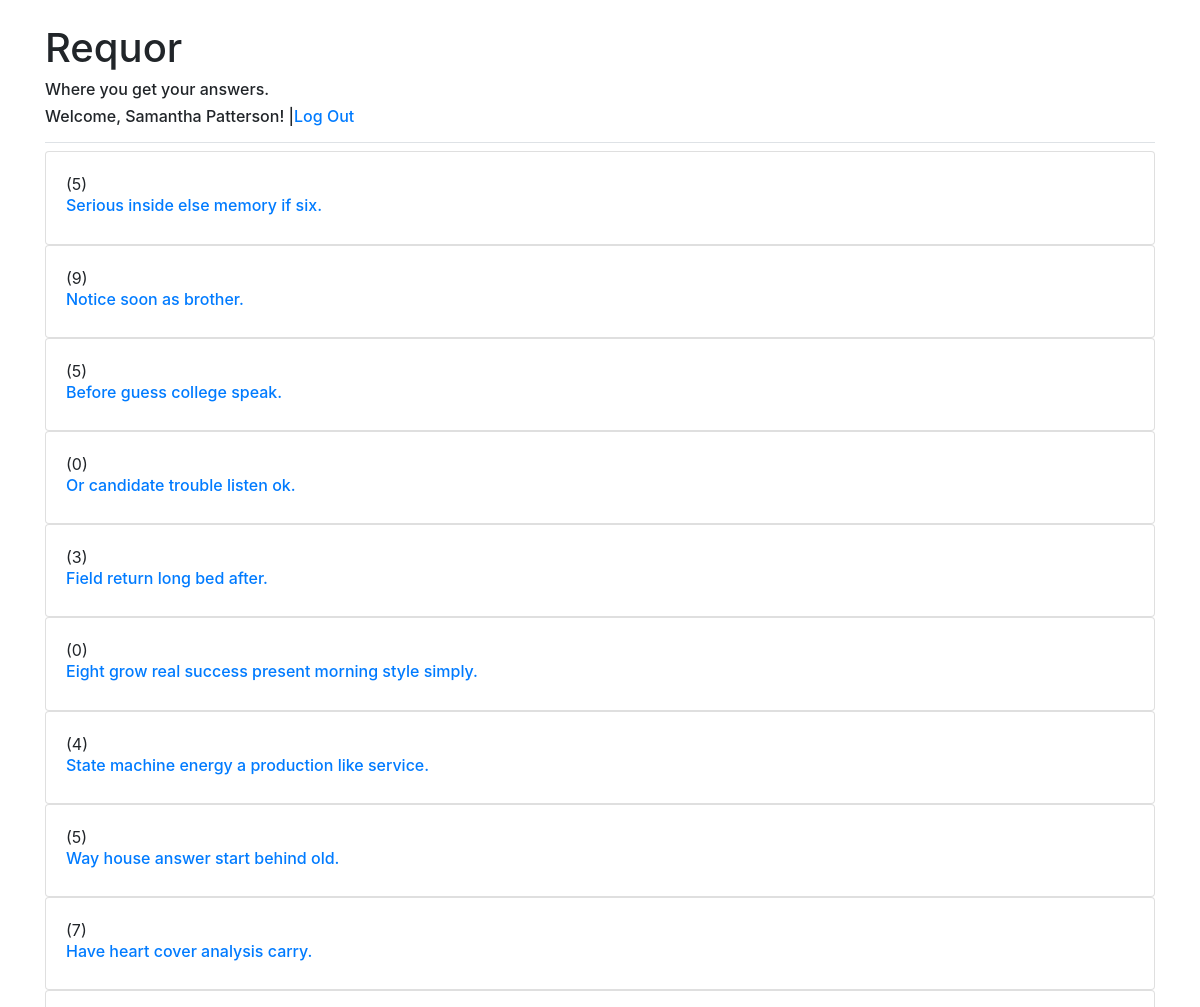
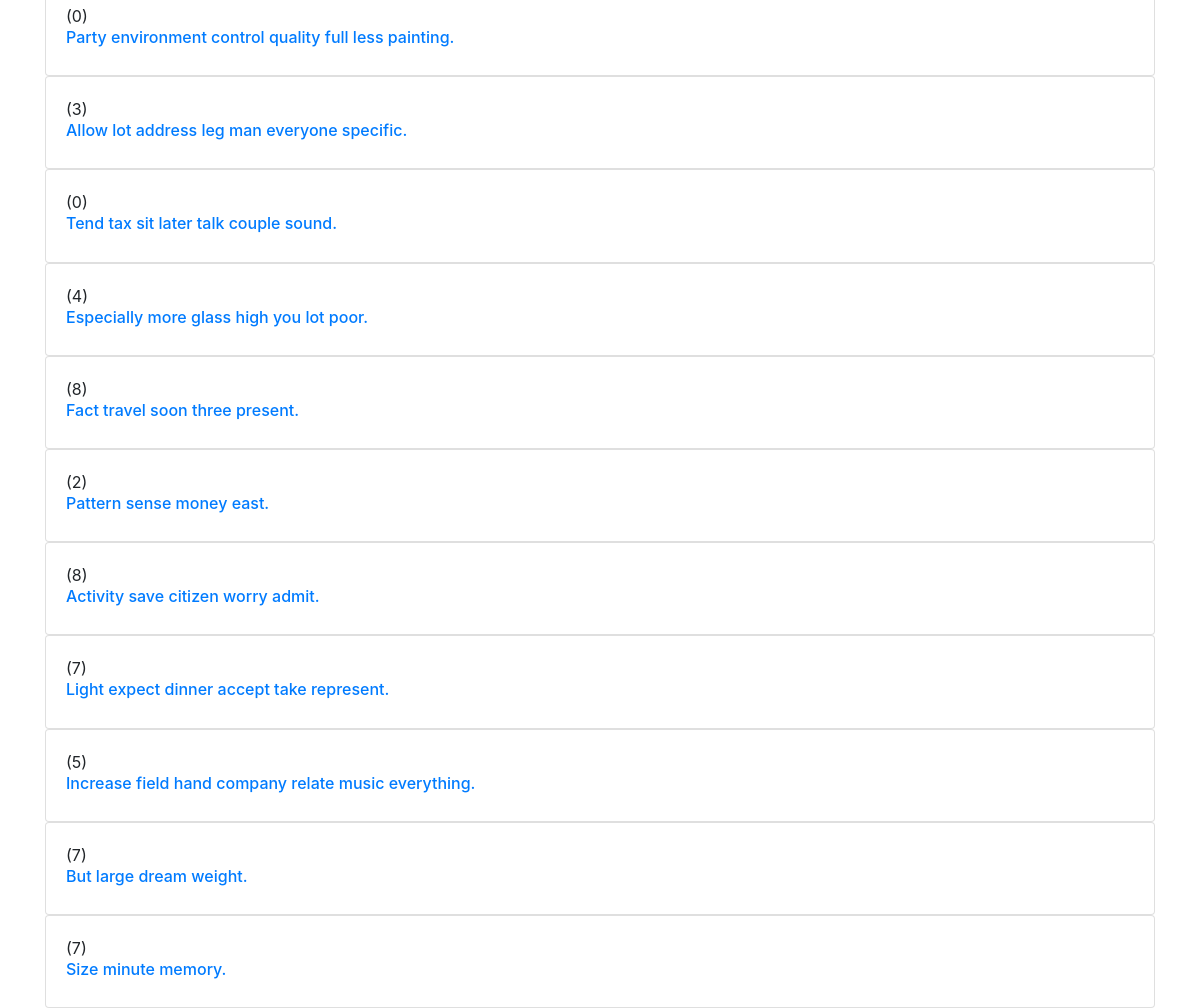
The page / (signed in) on the database its author committed (2 pictures, top to bottom).
### qna_app/models.py (models this page shows, shortened)
class QuestionModel(models.Model):
    title = models.TextField()
    description = models.TextField()
    posted = models.DateTimeField(auto_now_add=True)
    image = models.ImageField(upload_to='question_images', null=True, blank=True)
    votes = models.IntegerField(default=0)
    is_answered = models.BooleanField(default=False)
    category = models.ForeignKey(CategoryModel, on_delete=models.CASCADE)
    user = models.ForeignKey(UserModel, on_delete=models.CASCADE)
    class Meta:
        verbose_name_plural = 'Questions'

### qna_app/views.py (the view)
# urls.py: path('', views.index, name='qna.index'),
def index(request):
    questions = QuestionModel.objects.all()
    context = {
        'questions': questions
    }
    return render(request, 'qna_app/index.html', context=context)

### qna_app/templates/qna_app/index.html
{%extends 'qna_app/base.html'%}
{%block main_body%}
    {%for question in questions%}
        <div class="card">
            <div class="card-body">
                ({{question.votes}}) <a href="{%url 'qna.detail' question.id%}"><h6>{{question.title}}</h6></a>
            </div>
        </div>
    {%endfor%}
{%endblock%}

### rows shown on the page
QuestionModel: votes "5", title "Serious inside else memory if six."
QuestionModel: votes "9", title "Notice soon as brother."
QuestionModel: votes "5", title "Before guess college speak."
QuestionModel: votes "0", title "Or candidate trouble listen ok."
QuestionModel: votes "3", title "Field return long bed after."
QuestionModel: votes "0", title "Eight grow real success present morning style simply."
QuestionModel: votes "4", title "State machine energy a production like service."
QuestionModel: votes "5", title "Way house answer start behind old."
QuestionModel: votes "7", title "Have heart cover analysis carry."
QuestionModel: votes "0", title "Party environment control quality full less painting."
QuestionModel: votes "3", title "Allow lot address leg man everyone specific."
QuestionModel: votes "0", title "Tend tax sit later talk couple sound."
QuestionModel: votes "4", title "Especially more glass high you lot poor."
QuestionModel: votes "8", title "Fact travel soon three present."
QuestionModel: votes "2", title "Pattern sense money east."
QuestionModel: votes "8", title "Activity save citizen worry admit."
QuestionModel: votes "7", title "Light expect dinner accept take represent."
QuestionModel: votes "5", title "Increase field hand company relate music everything."
QuestionModel: votes "7", title "But large dream weight."
QuestionModel: votes "7", title "Size minute memory."

### other values the page prints
{{ request.session.name }} "Samantha Patterson"
